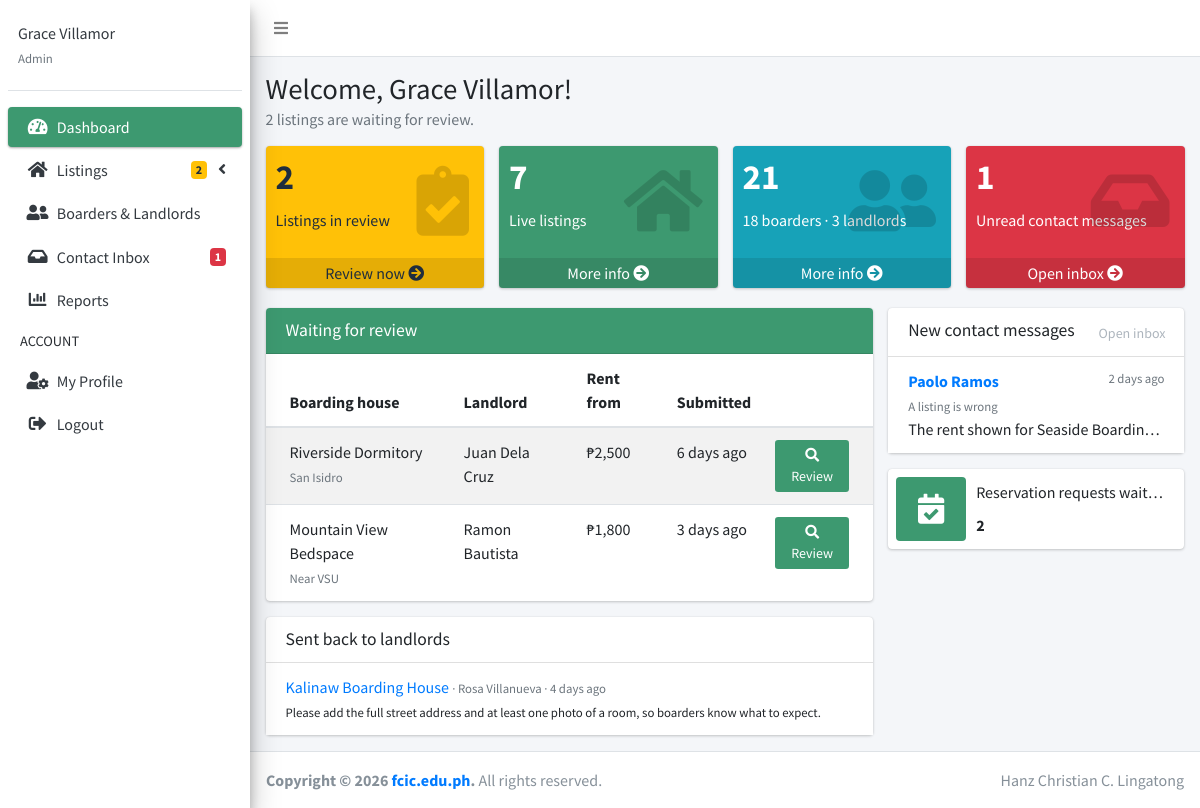
/backend/admin/dashboard.php?page=dashboard (signed in), run on the app's committed database.
### tables this page shows
CREATE TABLE boarding_houses (
    boarding_house_id   INT AUTO_INCREMENT PRIMARY KEY,
    landlord_id         INT NOT NULL,
    name                VARCHAR(150) NOT NULL,
    address             TEXT NOT NULL,
     
     
    area                VARCHAR(60) NOT NULL DEFAULT 'Poblacion',
    moderation_status   ENUM('pending', 'approved', 'rejected') NOT NULL DEFAULT 'pending',
    rejection_reason    VARCHAR(500) DEFAULT NULL,
     
    submitted_at        TIMESTAMP NULL DEFAULT NULL,
    moderated_at        TIMESTAMP NULL DEFAULT NULL,
    moderated_by        INT DEFAULT NULL,
    description         TEXT DEFAULT NULL,
    contact_number      VARCHAR(50) DEFAULT NULL,
     
    house_rules         TEXT DEFAULT NULL,
     
    curfew              VARCHAR(60) DEFAULT NULL,
    minimum_stay_months TINYINT UNSIGNED DEFAULT NULL,
     
    payment_methods     VARCHAR(100) DEFAULT NULL,
    gender_policy       ENUM('any', 'female', 'male') DEFAULT NULL,
    visitors_allowed    TINYINT(1) DEFAULT NULL,
    pets_allowed        TINYINT(1) DEFAULT NULL,
    cooking_allowed     TINYINT(1) DEFAULT NULL,
    latitude            DECIMAL(9, 6) DEFAULT NULL,
    longitude           DECIMAL(9, 6) DEFAULT NULL,
     
    views               INT UNSIGNED NOT NULL DEFAULT 0,
     
    created_by          INT NULL,
    created_at          TIMESTAMP NOT NULL DEFAULT CURRENT_TIMESTAMP,
    updated_by          INT NULL,
    updated_at          TIMESTAMP NOT NULL DEFAULT CURRENT_TIMESTAMP ON UPDATE CURRENT_TIMESTAMP,
    deleted_at          DATETIME NULL DEFAULT NULL,
     
    deleted_by          INT NULL,
    removal_reason      VARCHAR(500) DEFAULT NULL,
     
    KEY idx_bh_public_recent   (moderation_status, created_at),
    KEY idx_bh_created         (created_at),
    KEY idx_bh_landlord_recent (landlord_id, created_at),
    KEY idx_bh_deleted         (deleted_at),
    KEY idx_bh_area            (area),
    CONSTRAINT fk_bh_landlord FOREIGN KEY (landlord_id)
        REFERENCES users(user_id) ON DELETE CASCADE,
    CONSTRAINT fk_bh_moderated_by FOREIGN KEY (moderated_by)
        REFERENCES users(user_id) ON DELETE SET NULL,
    CONSTRAINT fk_bh_created_by FOREIGN KEY (created_by)
        REFERENCES users(user_id) ON DELETE SET NULL,
    CONSTRAINT fk_bh_updated_by FOREIGN KEY (updated_by)
        REFERENCES users(user_id) ON DELETE SET NULL,
    CONSTRAINT fk_bh_deleted_by FOREIGN KEY (deleted_by)
        REFERENCES users(user_id) ON DELETE SET NULL
);

CREATE TABLE users (
    user_id         INT AUTO_INCREMENT PRIMARY KEY,
     
    email           VARCHAR(150) NULL,
     
    username        VARCHAR(30) NULL DEFAULT NULL,
    google_id       VARCHAR(64) DEFAULT NULL,
    password_hash   VARCHAR(255) NOT NULL,
    first_name      VARCHAR(100) NOT NULL,
    middle_name     VARCHAR(100) NULL DEFAULT NULL,
    last_name       VARCHAR(100) NOT NULL,
    phone_number    VARCHAR(30) DEFAULT NULL,
     
    avatar_path     VARCHAR(255) NULL DEFAULT NULL,
     
     
     
    role            ENUM('super_admin', 'administrator', 'landlord', 'boarder') NOT NULL,
     
    must_change_password TINYINT(1) NOT NULL DEFAULT 0,
    is_active       TINYINT(1) NOT NULL DEFAULT 1,
     
    deactivation_reason VARCHAR(500) NULL DEFAULT NULL,
    last_login_at   DATETIME NULL DEFAULT NULL,
    deleted_at      DATETIME NULL DEFAULT NULL,
    deleted_by      INT NULL,
     
    created_by      INT NULL,
    created_at      TIMESTAMP NOT NULL DEFAULT CURRENT_TIMESTAMP,
    updated_by      INT NULL,
    updated_at      TIMESTAMP NOT NULL DEFAULT CURRENT_TIMESTAMP ON UPDATE CURRENT_TIMESTAMP,
    UNIQUE KEY email (email),
    UNIQUE KEY uq_users_username (username),
    UNIQUE KEY uq_users_google_id (google_id),
     
    KEY idx_users_live (deleted_at, is_active, role),
    CONSTRAINT fk_users_created_by FOREIGN KEY (created_by)
        REFERENCES users(user_id) ON DELETE SET NULL,
    CONSTRAINT fk_users_updated_by FOREIGN KEY (updated_by)
        REFERENCES users(user_id) ON DELETE SET NULL,
    CONSTRAINT fk_users_deleted_by FOREIGN KEY (deleted_by)
        REFERENCES users(user_id) ON DELETE SET NULL
);

CREATE TABLE contact_messages (
    contact_message_id  INT AUTO_INCREMENT PRIMARY KEY,
    name                VARCHAR(100) NOT NULL,
    email               VARCHAR(150) NOT NULL,
    topic               VARCHAR(60) NOT NULL,
    message             TEXT NOT NULL,
    is_read             TINYINT(1) NOT NULL DEFAULT 0,
    ip_address          VARCHAR(45) NULL,
    created_at          TIMESTAMP NOT NULL DEFAULT CURRENT_TIMESTAMP,
    KEY idx_contact_unread (is_read, created_at)
);

### backend/admin/includes/functions.php (called while the page is built, shortened)
<?php
function e($value)
{
  return htmlspecialchars((string) ($value ?? ''), ENT_QUOTES, 'UTF-8');
}
function full_name($row)
{
  return trim(($row['first_name'] ?? '') . ' ' . ($row['last_name'] ?? ''));
}
function peso($amount)
{
  return '₱' . number_format((float) $amount, 0);
}
function time_ago($datetime)
{
  $seconds = time() - strtotime($datetime);
  if ($seconds < 7 * 86400) {
    $days = floor($seconds / 86400);
    return $days == 1 ? 'yesterday' : "$days days ago";
  }
  return date('M j, Y', strtotime($datetime));
}

### backend/admin/content/home.php (the view, shortened to what this page needs)
<?php
$stats = $pdo->query("SELECT
    (SELECT COUNT(*) FROM boarding_houses WHERE moderation_status = 'pending' AND deleted_at IS NULL) AS pending,
    (SELECT COUNT(*) FROM boarding_houses WHERE moderation_status = 'approved' AND deleted_at IS NULL) AS live,
    (SELECT COUNT(*) FROM users WHERE role = 'boarder' AND deleted_at IS NULL) AS boarders,
    (SELECT COUNT(*) FROM users WHERE role = 'landlord' AND deleted_at IS NULL) AS landlords,
    (SELECT COUNT(*) FROM contact_messages WHERE is_read = 0) AS unread,
    (SELECT COUNT(*) FROM reservations WHERE status = 'pending') AS requests")->fetch();
$queue = $pdo->query("SELECT b.boarding_house_id, b.name, b.area, b.submitted_at, b.created_at,
    u.first_name, u.last_name, MIN(r.monthly_rent) AS rent
  FROM boarding_houses b
  JOIN users u ON u.user_id = b.landlord_id
  LEFT JOIN rooms r ON r.boarding_house_id = b.boarding_house_id
  WHERE b.moderation_status = 'pending' AND b.deleted_at IS NULL
  GROUP BY b.boarding_house_id
  ORDER BY COALESCE(b.submitted_at, b.created_at)")->fetchAll();
$messages = $pdo->query("SELECT contact_message_id, name, topic, message, created_at FROM contact_messages WHERE is_read = 0 ORDER BY created_at DESC LIMIT 4")->fetchAll();
$sentBack = $pdo->query("SELECT b.boarding_house_id, b.name, b.rejection_reason, b.moderated_at, u.first_name, u.last_name
  FROM boarding_houses b JOIN users u ON u.user_id = b.landlord_id
  WHERE b.moderation_status = 'rejected' AND b.deleted_at IS NULL
  ORDER BY b.moderated_at DESC LIMIT 5")->fetchAll();
?>
  <div class="content-wrapper">
    <div class="content-header">
      <div class="container-fluid">
        <h1 class="m-0">Welcome, <?php echo e($_SESSION['firstname'] . ' ' . $_SESSION['lastname']); ?>!</h1>
        <p class="text-muted mb-0">
          <?php echo $stats['pending'] ? e($stats['pending'] . ($stats['pending'] == 1 ? ' listing is' : ' listings are') . ' waiting for review.') : 'Every listing has been reviewed.'; ?>
        </p>
      </div>
    </div>
    <div class="content">
      <div class="container-fluid">
        <div class="row">
          <div class="col-lg-3 col-6">
            <div class="small-box bg-warning">
              <div class="inner">
                <h3><?php echo (int) $stats['pending']; ?></h3>
                <p>Listings in review</p>
              </div>
              <div class="icon"><i class="fas fa-clipboard-check"></i></div>
              <a href="dashboard.php?page=listings&status=review" class="small-box-footer">Review now <i class="fas fa-arrow-circle-right"></i></a>
            </div>
          </div>
          <div class="col-lg-3 col-6">
            <div class="small-box bg-olive">
              <div class="inner">
                <h3><?php echo (int) $stats['live']; ?></h3>
                <p>Live listings</p>
              </div>
              <div class="icon"><i class="fas fa-home"></i></div>
              <a href="dashboard.php?page=listings&status=live" class="small-box-footer">More info <i class="fas fa-arrow-circle-right"></i></a>
            </div>
          </div>
          <div class="col-lg-3 col-6">
            <div class="small-box bg-info">
              <div class="inner">
                <h3><?php echo (int) $stats['boarders'] + (int) $stats['landlords']; ?></h3>
                <p><?php echo (int) $stats['boarders']; ?> boarders · <?php echo (int) $stats['landlords']; ?> landlords</p>
              </div>
              <div class="icon"><i class="fas fa-user-friends"></i></div>
              <a href="dashboard.php?page=accounts" class="small-box-footer">More info <i class="fas fa-arrow-circle-right"></i></a>
            </div>
          </div>
          <div class="col-lg-3 col-6">
            <div class="small-box bg-danger">
              <div class="inner">
                <h3><?php echo (int) $stats['unread']; ?></h3>
                <p>Unread contact messages</p>
              </div>
              <div class="icon"><i class="fas fa-inbox"></i></div>
              <a href="dashboard.php?page=inbox" class="small-box-footer">Open inbox <i class="fas fa-arrow-circle-right"></i></a>
            </div>
          </div>
        </div>
        <div class="row">
          <div class="col-lg-8">
            <div class="card">
              <div class="card-header bg-olive">
                <h3 class="card-title">Waiting for review</h3>
              </div>
              <div class="card-body p-0">
                <?php if ($queue): ?>
                <table class="table table-striped mb-0">
                  <thead>
                  <tr>
                    <th>Boarding house</th>
                    <th>Landlord</th>
                    <th>Rent from</th>
                    <th>Submitted</th>
                    <th></th>
                  </tr>
                  </thead>
                  <tbody>
                  <?php foreach ($queue as $row): ?>
                  <tr>
                    <td><?php echo e($row['name']); ?><br><small class="text-muted"><?php echo e($row['area']); ?></small></td>
                    <td><?php echo e(full_name($row)); ?></td>
                    <td><?php echo $row['rent'] !== null ? peso($row['rent']) : '—'; ?></td>
                    <td><?php echo e(time_ago($row['submitted_at'] ?? $row['created_at'])); ?></td>
                    <td class="text-right">
                      <a class="btn bg-olive btn-sm" href="dashboard.php?page=view_listing&id=<?php echo (int) $row['boarding_house_id']; ?>"><i class="fas fa-search"></i> Review</a>
                    </td>
                  </tr>
                  <?php endforeach; ?>
                  </tbody>
                </table>
                <?php else: ?>
                <p class="text-muted p-3 mb-0"><i class="fas fa-check-circle text-success"></i> Nothing to review. New listings show up here as soon as a landlord submits them.</p>
                <?php endif; ?>
              </div>
            </div>
            <div class="card">
              <div class="card-header">
                <h3 class="card-title">Sent back to landlords</h3>
              </div>
              <div class="card-body p-0">
                <?php if ($sentBack): ?>
                <ul class="list-group list-group-flush">
                  <?php foreach ($sentBack as $row): ?>
                  <li class="list-group-item">
                    <a href="dashboard.php?page=view_listing&id=<?php echo (int) $row['boarding_house_id']; ?>"><?php echo e($row['name']); ?></a>
                    <small class="text-muted">· <?php echo e(full_name($row)); ?> · <?php echo e(time_ago($row['moderated_at'])); ?></small>
                    <br><small><?php echo e($row['rejection_reason']); ?></small>
                  </li>
                  <?php endforeach; ?>
                </ul>
                <?php else: ?>
                <p class="text-muted p-3 mb-0">No listings are waiting on landlord changes.</p>
                <?php endif; ?>
              </div>
            </div>
          </div>
          <div class="col-lg-4">
            <div class="card">
              <div class="card-header">
                <h3 class="card-title">New contact messages</h3>
                <div class="card-tools">
                  <a href="dashboard.php?page=inbox" class="btn btn-tool">Open inbox</a>
                </div>
              </div>
              <div class="card-body p-0">
                <?php if ($messages): ?>
                <ul class="list-group list-group-flush">
                  <?php foreach ($messages as $row): ?>
                  <li class="list-group-item">
                    <a href="dashboard.php?page=inbox&view=<?php echo (int) $row['contact_message_id']; ?>"><b><?php echo e($row['name']); ?></b></a>
                    <small class="text-muted float-right"><?php echo e(time_ago($row['created_at'])); ?></small>
                    <br><small class="text-muted"><?php echo e($row['topic']); ?></small>
                    <p class="mb-0 text-truncate"><?php echo e($row['message']); ?></p>
                  </li>
                  <?php endforeach; ?>
                </ul>
                <?php else: ?>
                <p class="text-muted p-3 mb-0">No unread messages.</p>
                <?php endif; ?>
              </div>
            </div>
            <div class="info-box">
              <span class="info-box-icon bg-olive"><i class="fas fa-calendar-check"></i></span>
              <div class="info-box-content">
                <span class="info-box-text">Reservation requests waiting on landlords</span>
                <span class="info-box-number"><?php echo (int) $stats['requests']; ?></span>
              </div>
            </div>
          </div>
        </div>
      </div>
    </div>
  </div>

### data on the page
boarding_houses: name "Riverside Dormitory", area "San Isidro", created_by.last_name "Juan Dela Cruz", rent "₱2,500", submitted_at "6 days ago"
boarding_houses: name "Mountain View Bedspace", area "Near VSU", created_by.last_name "Ramon Bautista", rent "₱1,800", submitted_at "3 days ago"
boarding_houses: name "Kalinaw Boarding House", created_by.last_name "Rosa Villanueva", moderated_at "4 days ago", rejection_reason "Please add the full street address and at least one photo of a room, so boarders know what to expect."
contact_messages: name "Paolo Ramos", created_at "2 days ago", topic "A listing is wrong", message "The rent shown for Seaside Boardin…"

### other printed values
$_SESSION['firstname']. ' ' .$_SESSION['lastname'] "Grace Villamor"
role_label($_SESSION['role']) "Admin"
$counts['review'] "2"
$counts['inbox'] "1"
$_SESSION['firstname'] . ' ' . $_SESSION['lastname'] "Grace Villamor"
$stats['pending'] "2"
$stats['live'] "7"
$stats['boarders'] "18"
$stats['landlords'] "3"
$stats['unread'] "1"
$stats['requests'] "2"
